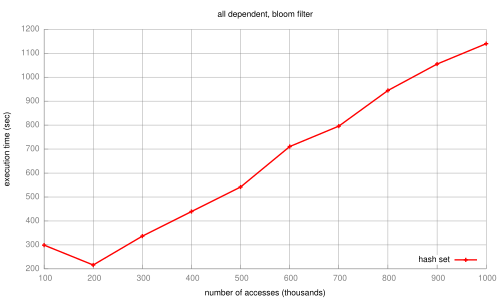

Here is the gnuplot script that generated this plot:
set terminal pdf
set output 'dissertation-gnuplottex-fig27.pdf'
load '../dynamic/formatted-results/vector-survey-0.4/hash-time.gnuplot'
